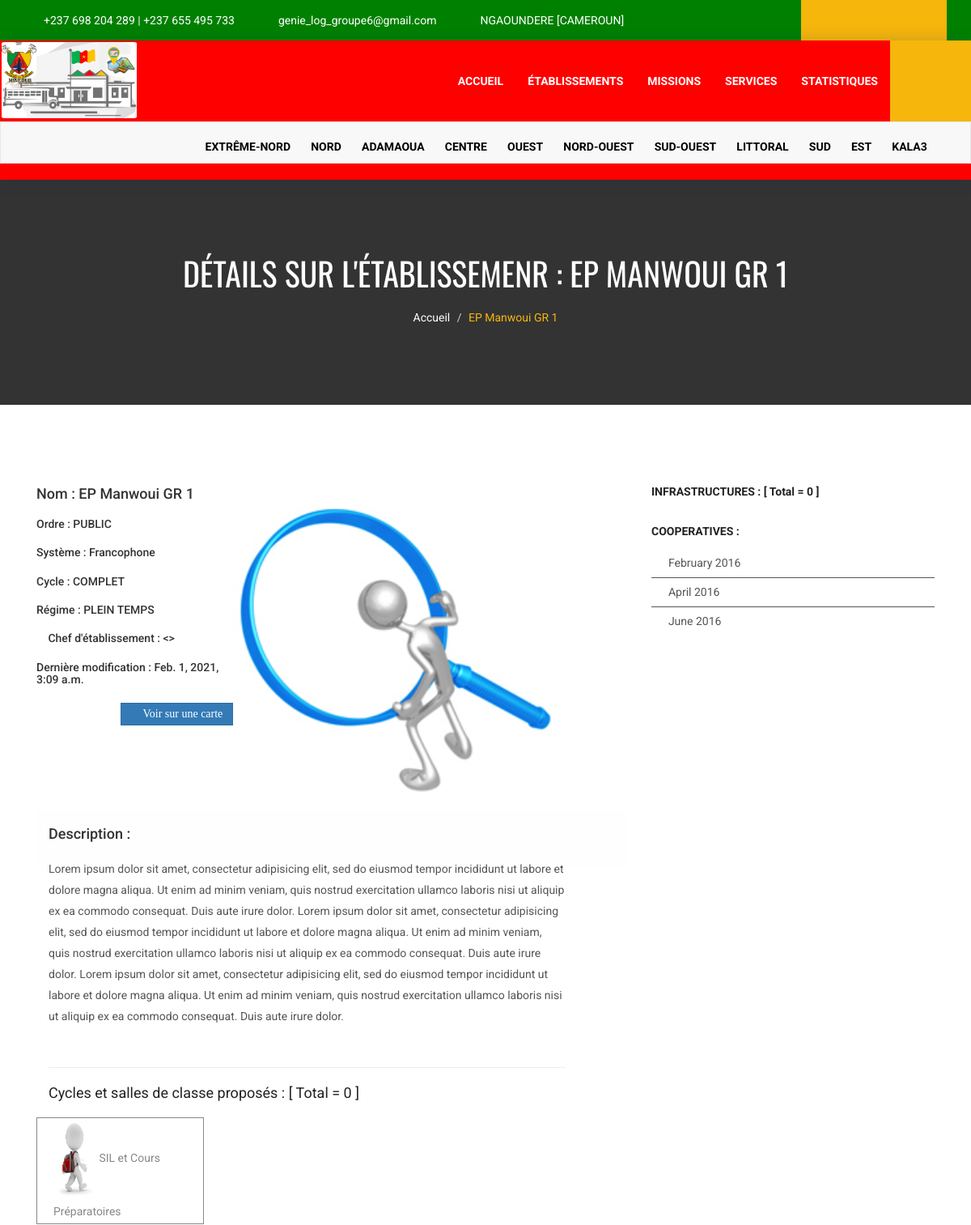
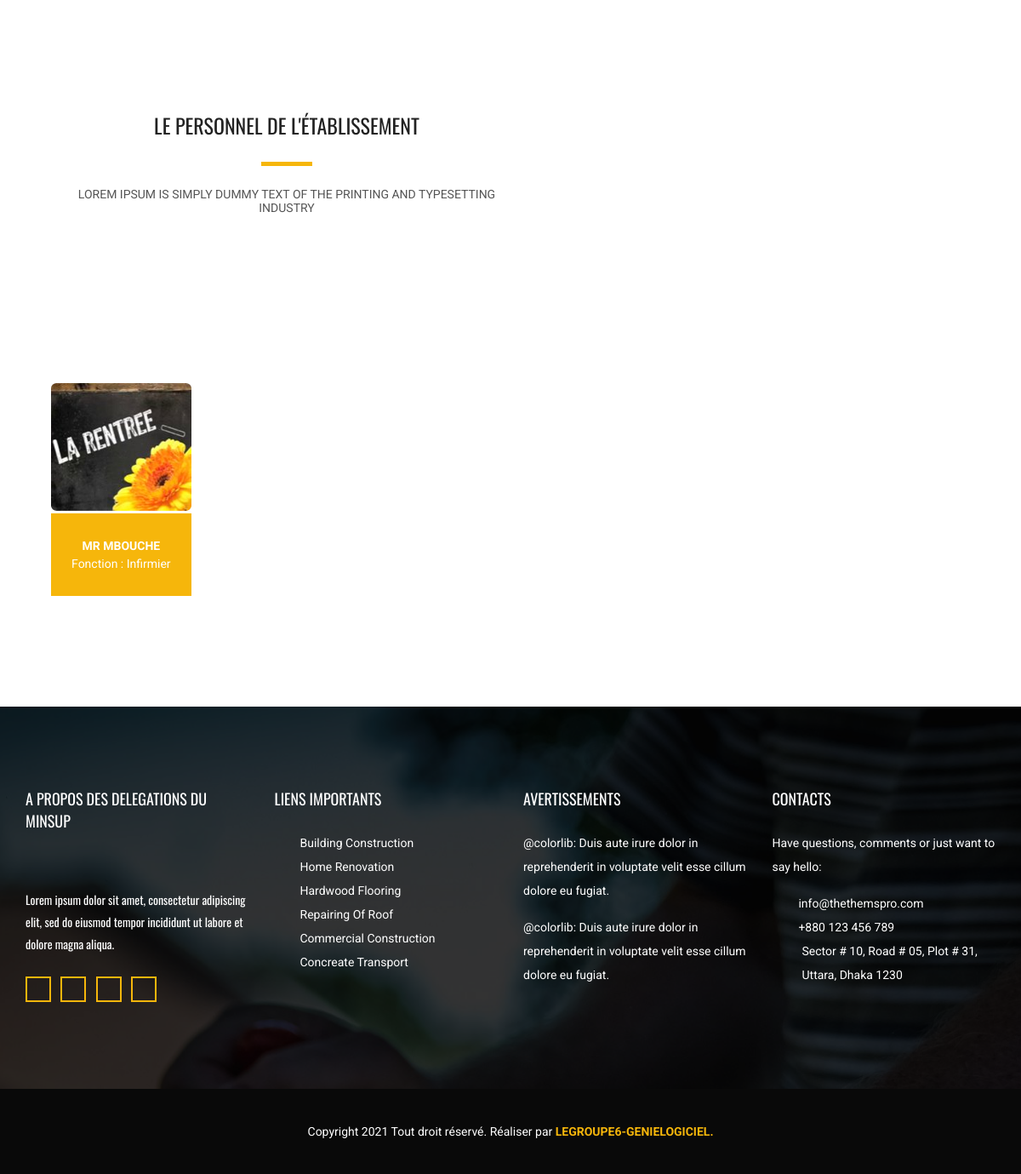
Screenshot of /guide/public_details/1 with the database file from the repository (2 pictures, top to bottom).
### guide/models.py (models this page shows, shortened)
class Region(models.Model):
    name_rgn = models.CharField(max_length=17)
    abbrev_rgn = models.CharField(max_length=2)
    desc_rgn = models.TextField()
    img_region = models.ImageField(upload_to="images/regions")
    last_modify = models.DateTimeField(auto_now=True)

class School(models.Model):
    name_sch = models.CharField(max_length=31)
    system_sch = models.CharField(max_length=13)
    cycle_complete = models.CharField(max_length=13)
    exit_apee_sch = models.CharField(max_length=3)
    regime_sch = models.CharField(max_length=13)
    longitude_sch = models.FloatField(max_length=8)
    latitude_sch = models.FloatField(max_length=8)
    altitude_sch = models.FloatField(max_length=8)
    addr_sch = models.TextField(max_length=53)
    zone_sch = models.CharField(max_length=8)
    code_sch = models.CharField(max_length=12)
    desc_sch = models.TextField()
    img_sch = models.ImageField(upload_to="images/schools")
    last_modify_sch = models.DateTimeField(auto_now=True)
    order = models.ForeignKey(Order, on_delete=models.CASCADE)
    arrondissement = models.ForeignKey(Arrondissement, on_delete=models.CASCADE)

class Order(models.Model):
    name_ord = models.CharField(max_length=13)
    abbrv_ord = models.CharField(max_length=4)
    num_ord = models.CharField(max_length=1)
    def __str__(self):
        return self.name_ord

class Offer(models.Model):
    edition_year = models.CharField(max_length=10)
    drink_water = models.CharField(max_length=22)
    energy = models.CharField(max_length=13)
    internet = models.CharField(max_length=22)
    school = models.ForeignKey(School, on_delete=models.CASCADE)
    cycle = models.ForeignKey(Cycle, on_delete=models.CASCADE)

class Cycle(models.Model):
    name_ccl = models.CharField(max_length=31)
    desc_ccl = models.TextField()
    img_ccl = models.ImageField(upload_to="images/cycles")
    last_modify_ccl = models.DateTimeField(auto_now=True)

class Appart(models.Model):
    fonction_psl = models.CharField(max_length=15)
    year_affect = models.CharField(max_length=10)
    year_start_srv = models.CharField(max_length=10)
    school = models.ForeignKey(School, on_delete=models.CASCADE)
    personal = models.ForeignKey(Personal, on_delete=models.CASCADE)
    last_modify_apt = models.DateTimeField(auto_now=True)

class Personal(models.Model):
    name_psl = models.CharField(max_length=15)
    sec_name_psl = models.CharField(max_length=15)
    genre = models.CharField(max_length=7)
    password_psl = models.CharField(max_length=8)
    email_psl = models.CharField(max_length=76)
    img_psl = models.ImageField(upload_to="images/personals")
    date_naiss = models.CharField(max_length=10)
    mat_number_psl = models.CharField(max_length=10)
    cat_psl = models.CharField(max_length=2)
    fonc_grd_psl = models.CharField(max_length=2)
    pl_h_dip_pro = models.CharField(max_length=13)
    pl_h_dip_aca = models.CharField(max_length=13)
    anciennete_svr = models.CharField(max_length=2)
    last_activity = models.DateTimeField(auto_now=True)
    last_modify_pers = models.DateTimeField(auto_now=True)
    old = models.ForeignKey(OldClass, on_delete=models.CASCADE)
    status = models.ForeignKey(StatusPsl, on_delete=models.CASCADE)

### guide/views.py (the view)
# urls.py: path('public_details/<int:id_sch>', publicDetails, name="publicDetails"),
def publicDetails(request, id_sch):
    school = School.objects.get(id=id_sch)
    infrastrutures = Infrastructure.objects.filter(school=id_sch, class_or_inf='1')
    classes = Infrastructure.objects.filter(school=id_sch, class_or_inf='0')
    apparts = Appart.objects.filter(school=id_sch)
    regions = Region.objects.all()
    offers = Offer.objects.filter(school=id_sch)
    schools = School.objects.all()
    arrs = Arrondissement.objects.all()
    i = -1
    wel_context = {'title': 'Détails sur l\'établissemenr', 'regions': regions, 'schools': schools, 'arrs': arrs,
                   'school': school, 'infrastrutures': infrastrutures, 'apparts': apparts, 'i': i, 'offers': offers,
                   'classes': classes}
    return render(request, 'public/public_details.html', wel_context)

### guide/models.py (called while the page is built)
    def __str__(self):
        return self.name_arr

### guide/templates/public/public_details.html (shortened to what this page needs)
<!DOCTYPE html>
<html dir="ltr" lang="en">
{% load static %}
{% include '../public/_head.html' %}
<body>
    {% include '../public/top_header_area.html' %}
    {% include '../public/main_navbar.html' %}
    <section class="banner_area" data-stellar-background-ratio="0.5">
        <h2>{{title}} : {{school.name_sch}}</h2>
        <ol class="breadcrumb">
            <li><a href="../accueil">Accueil</a></li>
            <li><a href="#" class="active">{{school.name_sch}}</a></li>
        </ol>
    </section>
    <section class="blog_all">
        <div class="container">
            <div class="row m0 blog_row">
                <div class="col-sm-8 main_blog">
                    <img style="width: 400px; height: 400%" src="{% static school.img_sch %}" alt="">
                    <div class="col-xs-4 p0">
                        <h4>Nom : {{school.name_sch}}</h4><br>
                        <h5>Ordre : {{school.order}}</h5><br>
                        <h5>Système : {{school.system_sch}}</h5><br>
                        <h5>Cycle : {{school.cycle_complete}}</h5><br>
                        <h5>Régime : {{school.regime_sch}}</h5><br>
                        <h5 class="blog_admin" href="#"><i class="fa fa-user" aria-hidden="true"></i> Chef d'établissement : <></h5><br>
                        <h5>Dernière modification : {{school.last_modify_sch}}</h5><br>
                        <h5><a style="border-radius:0%; float:right" class="btn btn-primary
                        fa fa-map-o" href="{% url 'publicMapSchool' school.id%}"> Voir sur une carte</a></h5>
                    </div>
                    <div class="col-xs-11 blog_content"><br>
                        <h4>Description :</h4><br>
                        <p>{{school.desc_sch}}</p><hr>
                        <div class="tag">
                            <h4>Cycles et salles de classe proposés : [ Total = {{classes.count}} ]</h4>
                            {% for offer in offers %}
                            <div class="row">
                                <a href="#" style="width: 31%" class="col-md-4">
                                    <img style="width: 53px; height: 100px" src="{% static offer.cycle.img_ccl %}" alt="">
                                    {{offer.cycle.name_ccl}}
                                </a>
                            </div>
                            {% endfor %}
                        </div>
                    </div>
                    <section class="our_team_area">
                        <div class="container" style="width: 80%; float: left">
                            <div class="tittle wow fadeInUp">
                                <h2>Le personnel de l'établissement</h2>
                                <h4>Lorem Ipsum is simply dummy text of the printing and typesetting industry</h4>
                            </div>
                            <div class="row team_row">
                                {% for appart in apparts %}
                                <div class="col-md-4 col-sm-4 wow fadeInUp" >
                                   <div class="team_membar">
                                        <img style="border-radius: 4%; height: 150px; width: 200px; margin-top : 128px"
                                             src="{% static appart.personal.img_psl %}" alt="">
                                        <div class="team_content">
                                            {% if appart.personal.genre == 'FEMME' %}
                                            <a href="#" class="name">Mme {{appart.personal.name_psl}}</a>
                                            {% else %}
                                            <a href="#" class="name">Mr {{appart.personal.name_psl}}</a>
                                            {% endif %}
                                            <h6>Fonction : {{appart.fonction_psl}}</h6>
                                        </div>
                                   </div>
                                </div>
                                {% endfor %}
                            </div>
                        </div>
                    </section>
                </div>
                <div class="col-sm-4 widget_area">
                    <div class="resent">
                        <h3>INFRASTRUCTURES : [ Total = {{infrastrutures.count}} ]</h3>
                        <br>
                    <div class="resent">
                        <h3>COOPERATIVES :</h3>
                        <ul class="architecture">
                            <li><a href="#"><i class="fa fa-arrow-right" aria-hidden="true"></i>February 2016</a></li>
                            <li><a href="#"><i class="fa fa-arrow-right" aria-hidden="true"></i>April 2016</a></li>
                            <li><a href="#"><i class="fa fa-arrow-right" aria-hidden="true"></i>June 2016</a></li>
                        </ul>
                    </div>
                </div>
            </div>
        </div>
    </section>
{% include '../public/_footer.html' %}
</body>
</html>

### guide/templates/public/main_navbar.html (shortened to what this page needs)
{% load static %}
<nav class="navbar navbar-default header_aera" id="main_navbar" style="background-color: red; ">
    <div class="">
        <div class="col-md-2 p0">
            {% if user.is_authenticated %}
            <a href="{% url 'dashbordAdm' %}">
                <img style="border-radius: 2%; height: 94px; margin:1%"
                     src="{% static 'images/logo-text.png' %}" alt="">
            </a>
            {% else %}
                <img style="border-radius: 2%; height: 94px; margin:1%"
                     src="{% static 'images/logo-text.png' %}" alt="">
            {% endif %}
        </div>
        <div class="col-md-10 p0">
            <div class="collapse navbar-collapse" id="min_navbar">
                <ul class="nav navbar-nav navbar-right">
                    <li class="dropdown submenu">
                        <a href="/" class="dropdown-toggle" data-toggle="dropdown" style="color: white">
                            Accueil
                        </a>
                    </li>
                    <li class="dropdown submenu">
                        <a href="../etablissements" class="dropdown-toggle" data-toggle="dropdown" style="color: white">
                            établissements
                        </a>
                            </li>
                        </ul>
                    <li class="dropdown submenu">
                        <a href="#" class="dropdown-toggle" data-toggle="dropdown" style="color: white">missions</a>
                    </li>
                    <li class="dropdown submenu">
                        <a href="#" class="dropdown-toggle" data-toggle="dropdown" style="color: white">Services</a>
                    </li>
                    <li class="dropdown submenu">
                        <a href="#" class="dropdown-toggle" data-toggle="dropdown" style="color: white">Statistiques</a>
                    </li>
                    <li><a href="#" class="nav_searchFrom"><i class="fa fa-search"></i></a></li>
            </div>
            <nav class="navbar navbar-default"  style="margin-left:-20%;border-radius:0%">
                <div class="collapse navbar-collapse" id="">
                    <ul class="nav navbar-nav navbar-right" style="height:50px">
                        {% for region in regions %}
                        <li class="dropdown submenu" style="margin-left:-0.5%">
                            <a href="/" class="dropdown-toggle" data-toggle="dropdown"
                               style="margin-top:-20px; color: black">
                                {{region.name_rgn}}
                            </a>
                        </li>
                        {% endfor %}
                    </ul>
                </div>
            </nav>
        </div>
    </div>
</nav>

### guide/static/public/css/style.css (style rules this page uses)
.tittle { text-align: center; text-transform: uppercase; }
.tittle h2 { font: 400 24px "Oswald", sans-serif; color: #222222; padding-top: 90px; position: relative; }
.tittle h2:after { content: ""; position: absolute; background: #f6b60b; height: 5px; width: 60px; left: 50%; transform: translateX(-50%); bottom: -30px; }
.tittle h4 { font: 400 14px "Roboto", sans-serif; color: #555555; padding-top: 55px; }
.m0 { margin: 0; }
.p0 { padding: 0; }
body { font-family: "Roboto", sans-serif; }
body h1, body h2, body h3, body h4, body h5, body h6 { margin: 0; }
body p { font-family: "Roboto", sans-serif; line-height: 26px; color: #555555; margin: 0; }
a, .btn, button { outline: none; transition: all 300ms linear 0s; }
a:before, a:after, .btn:before, .btn:after, button:before, button:after { transition: all 300ms linear 0s; }
.header_aera { background: #fff; border-radius: 0; border: 0; margin: 0; width: 100%; z-index: 9999; top: 0; box-shadow: 0px 0px 20px 0px rgba(21, 47, 95, 0.2); }
.header_aera .navbar-collapse .navbar-nav.navbar-right li a { font: 700 14px/100px "Roboto", sans-serif; color: #222222; text-transform: uppercase; padding: 0; padding-left: 30px; }
.header_aera .navbar-collapse .navbar-nav.navbar-right li .nav_searchFrom { width: 100px; background: #f6b60b; color: #fff; padding: 0; text-align: center; margin-left: 15px; }
.banner_area { background: url("../images/stats.jpg") no-repeat fixed; background-position: center; text-align: center; position: relative; z-index: 1; padding-bottom: 70px; }
.banner_area:after { content: ""; position: absolute; top: 0; background-color: rgba(0, 0, 0, 0.8); left: 0; right: 0; bottom: 0; display: block; z-index: -1; }
.banner_area h2 { color: #fff; font: 400 40px "Oswald", sans-serif; text-transform: uppercase; padding-top: 85px; }
.banner_area .breadcrumb { background-color: transparent; padding-top: 15px; }
.banner_area .breadcrumb li a { font: 400 14px "Roboto", sans-serif; color: #fefefe; }
.banner_area .breadcrumb li a.active { color: #f6b60b; }
.our_team_area { padding-bottom: 70px; background: #fefefe; }
.our_team_area .team_row { padding-top: 70px; }
.our_team_area .team_row .team_membar { height: 378px; display: block; overflow: hidden; position: relative; margin-bottom: 30px; }
.our_team_area .team_row .team_membar img { max-width: 100%; }
.our_team_area .team_row .team_membar .team_content { background: #f6b60b; text-align: center; padding-top: 20px; padding-bottom: 30px; position: absolute; bottom: 0; left: 0; right: 0; display: block; }
.our_team_area .team_row .team_membar .team_content .name { font: 700 14px "Roboto", sans-serif; color: #fff; display: block; text-transform: uppercase; padding-top: 10px; }
.our_team_area .team_row .team_membar .team_content h6 { font: 400 14px "Roboto", sans-serif; color: #fff; padding-top: 5px; }
.blog_all .blog_row { padding: 100px 0; }
.blog_all .blog_row .main_blog img { max-width: 100%; }
.blog_all .blog_row .main_blog .blog_content p { font: 400 14px/26px "Roboto", sans-serif; color: #555555; padding-bottom: 30px; }
.blog_all .blog_row .main_blog .blog_content .tag { padding-bottom: 40px; }
.blog_all .blog_row .main_blog .blog_content .tag h4 { font: 400 18px "Roboto", sans-serif; color: #222222; padding-bottom: 20px; }
.blog_all .blog_row .main_blog .blog_content .tag a { border: 1px solid #888888; color: #888; font: 400 14px/30px "Roboto", sans-serif; padding: 0 20px; display: inline-block; margin-right: 10px; }
.blog_all .blog_row .widget_area .resent { padding-bottom: 60px; }
.blog_all .blog_row .widget_area .resent h3 { font: 700 14px/1 "Roboto", sans-serif; color: #222222; padding-bottom: 15px; }
.blog_all .blog_row .widget_area .resent .architecture { padding: 0; }
.blog_all .blog_row .widget_area .resent .architecture li { list-style: none; }
.blog_all .blog_row .widget_area .resent .architecture li a { font: 400 14px/35px "Roboto", sans-serif; color: #555555; border-bottom: 1px solid #555555; display: block; }
.blog_all .blog_row .widget_area .resent .architecture li a i { color: #f6b60b; padding-right: 10px; }
.blog_all .blog_row .widget_area .resent .architecture li:last-child a { border: 0; }

### rows the page displays
Region: name_rgn "EXTRÊME-NORD"
Region: name_rgn "NORD"
Region: name_rgn "ADAMAOUA"
Region: name_rgn "CENTRE"
Region: name_rgn "OUEST"
Region: name_rgn "NORD-OUEST"
Region: name_rgn "SUD-OUEST"
Region: name_rgn "LITTORAL"
Region: name_rgn "SUD"
Region: name_rgn "EST"
Region: name_rgn "KALA3"
School: name_sch "EP MANWOUI GR 1", name_sch "EP Manwoui GR 1", img_sch (picture), order "PUBLIC", system_sch "Francophone", cycle_complete "COMPLET", regime_sch "PLEIN TEMPS", last_modify_sch "Feb. 1, 2021, 3:09 a.m.", desc_sch "Lorem ipsum dolor sit amet, consectetur adipisicing elit, sed do eiusmod tempor incididunt ut labore et dolore magna aliqua. Ut enim ad minim veniam, quis nostrud exercitation ullamco laboris nisi ut aliquip ex ea commodo consequat. Duis aute irure dolor. Lorem ipsum dolor sit amet, consectetur adipisicing elit, sed do eiusmod tempor incididunt ut labore et dolore magna aliqua. Ut enim ad minim veniam, quis nostrud exercitation ullamco laboris nisi ut aliquip ex ea commodo consequat. Duis aute irure dolor. Lorem ipsum dolor sit amet, consectetur adipisicing elit, sed do eiusmod tempor incididunt ut labore et dolore magna aliqua. Ut enim ad minim veniam, quis nostrud exercitation ullamco…"
Offer: cycle.img_ccl (picture), cycle.name_ccl "SIL et Cours Préparatoires"
Appart: personal.img_psl (picture), personal.name_psl "MBOUCHE", fonction_psl "Infirmier"

### other values shown
{{ title }} "DÉTAILS SUR L'ÉTABLISSEMENR"
{{ classes.count }} "0"
{{ infrastrutures.count }} "0"
